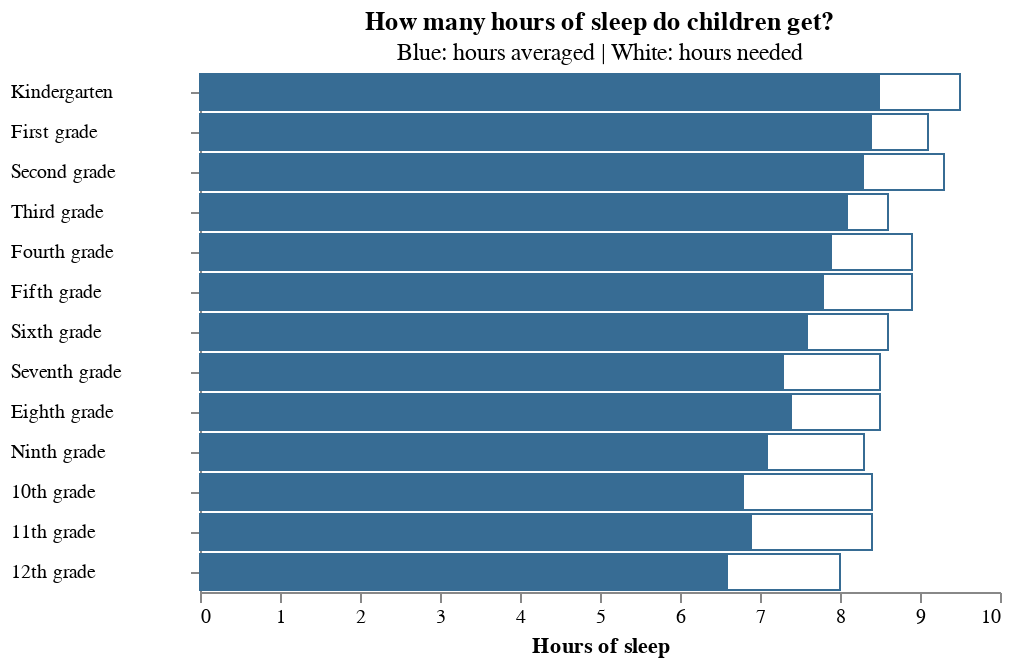

Notebook code cell kept with this figure:
### Code cell
bar1 = (alt.Chart(df).mark_bar(fill='white', stroke='#376c94').encode(
    alt.X('Value:Q'),
    alt.Y('Grade:N',
          sort=[
              'Kindergarten', 'First grade', 'Second grade', 'Third grade',
              'Fourth grade', 'Fifth grade', 'Sixth grade', 'Seventh grade',
              'Eighth grade', 'Ninth grade', '10th grade', '11th grade',
              '12th grade'
          ]), tooltip = ['Grade', 'Value']).transform_filter(
              alt.FieldEqualPredicate(field='Category', equal='Hours Needed')))

bar2 = (alt.Chart(df).mark_bar(color='#376c94').encode(
    alt.X('Value:Q', title="Hours of sleep"),
    alt.Y('Grade:N',
          title=None,
          sort=[
              'Kindergarten', 'First grade', 'Second grade', 'Third grade',
              'Fourth grade', 'Fifth grade', 'Sixth grade', 'Seventh grade',
              'Eighth grade', 'Ninth grade', '10th grade', '11th grade',
              '12th grade'
          ]), tooltip = ['Grade', 'Value']).transform_filter(
              alt.FieldEqualPredicate(field='Category',
                                      equal='Hours Averaged')))

(bar1 + bar2).configure_axis(grid=False).properties(
    title={
        "text": "How many hours of sleep do children get?",
        "subtitle": "Blue: hours averaged | White: hours needed"
    }).configure_view(
        strokeOpacity=0).configure_axisY(  # left aligns y-axis labels
            titleAngle=0,
            titleY=-10,
            titleX=-60,
            labelPadding=90,
            labelAlign='left')

### Figure 1 — Vega-Lite specification as saved in the notebook (floating-point values rounded to 4 significant figures)
{"config": {"view": {"continuousWidth": 400, "continuousHeight": 300, "strokeOpacity": 0}, "axis": {"grid": false}, "axisY": {"labelAlign": "left", "labelPadding": 90, "titleAngle": 0, "titleX": -60, "titleY": -10}}, "layer": [{"mark": {"type": "bar", "fill": "white", "stroke": "#376c94"}, "encoding": {"tooltip": [{"type": "nominal", "field": "Grade"}, {"type": "quantitative", "field": "Value"}], "x": {"type": "quantitative", "field": "Value"}, "y": {"type": "nominal", "field": "Grade", "sort": ["Kindergarten", "First grade", "Second grade", "Third grade", "Fourth grade", "Fifth grade", "Sixth grade", "Seventh grade", "Eighth grade", "Ninth grade", "10th grade", "11th grade", "12th grade"]}}, "transform": [{"filter": {"equal": "Hours Needed", "field": "Category"}}]}, {"mark": {"type": "bar", "color": "#376c94"}, "encoding": {"tooltip": [{"type": "nominal", "field": "Grade"}, {"type": "quantitative", "field": "Value"}], "x": {"type": "quantitative", "field": "Value", "title": "Hours of sleep"}, "y": {"type": "nominal", "field": "Grade", "sort": ["Kindergarten", "First grade", "Second grade", "Third grade", "Fourth grade", "Fifth grade", "Sixth grade", "Seventh grade", "Eighth grade", "Ninth grade", "10th grade", "11th grade", "12th grade"], "title": null}}, "transform": [{"filter": {"equal": "Hours Averaged", "field": "Category"}}]}], "data": {"name": "data-90302357dcea3d1d9da067d94e72609a"}, "title": {"text": "How many hours of sleep do children get?", "subtitle": "Blue: hours averaged | White: hours needed"}, "$schema": "https://vega.github.io/schema/vega-lite/v4.8.1.json", "datasets": {"data-90302357dcea3d1d9da067d94e72609a": [{"Grade": "Kindergarten", "Category": "Hours Needed", "Value": 9.5}, {"Grade": "Kindergarten", "Category": "Hours Averaged", "Value": 8.5}, {"Grade": "First grade", "Category": "Hours Needed", "Value": 9.1}, {"Grade": "First grade", "Category": "Hours Averaged", "Value": 8.4}, {"Grade": "Second grade", "Category": "Hours Needed", "Value": 9.3}, {"Grade": "Second grade", "Category": "Hours Averaged", "Value": 8.3}, {"Grade": "Third grade", "Category": "Hours Needed", "Value": 8.6}, {"Grade": "Third grade", "Category": "Hours Averaged", "Value": 8.1}, {"Grade": "Fourth grade", "Category": "Hours Needed", "Value": 8.9}, {"Grade": "Fourth grade", "Category": "Hours Averaged", "Value": 7.9}, {"Grade": "Fifth grade", "Category": "Hours Needed", "Value": 8.9}, {"Grade": "Fifth grade", "Category": "Hours Averaged", "Value": 7.8}, {"Grade": "Sixth grade", "Category": "Hours Needed", "Value": 8.6}, {"Grade": "Sixth grade", "Category": "Hours Averaged", "Value": 7.6}, {"Grade": "Seventh grade", "Category": "Hours Needed", "Value": 8.5}, {"Grade": "Seventh grade", "Category": "Hours Averaged", "Value": 7.3}, {"Grade": "Eighth grade", "Category": "Hours Needed", "Value": 8.5}, {"Grade": "Eighth grade", "Category": "Hours Averaged", "Value": 7.4}, {"Grade": "Ninth grade", "Category": "Hours Needed", "Value": 8.3}, {"Grade": "Ninth grade", "Category": "Hours Averaged", "Value": 7.1}, {"Grade": "10th grade", "Category": "Hours Needed", "Value": 8.4}, {"Grade": "10th grade", "Category": "Hours Averaged", "Value": 6.8}, {"Grade": "11th grade", "Category": "Hours Needed", "Value": 8.4}, {"Grade": "11th grade", "Category": "Hours Averaged", "Value": 6.9}, {"Grade": "12th grade", "Category": "Hours Needed", "Value": 8.0}, {"Grade": "12th grade", "Category": "Hours Averaged", "Value": 6.6}]}}
